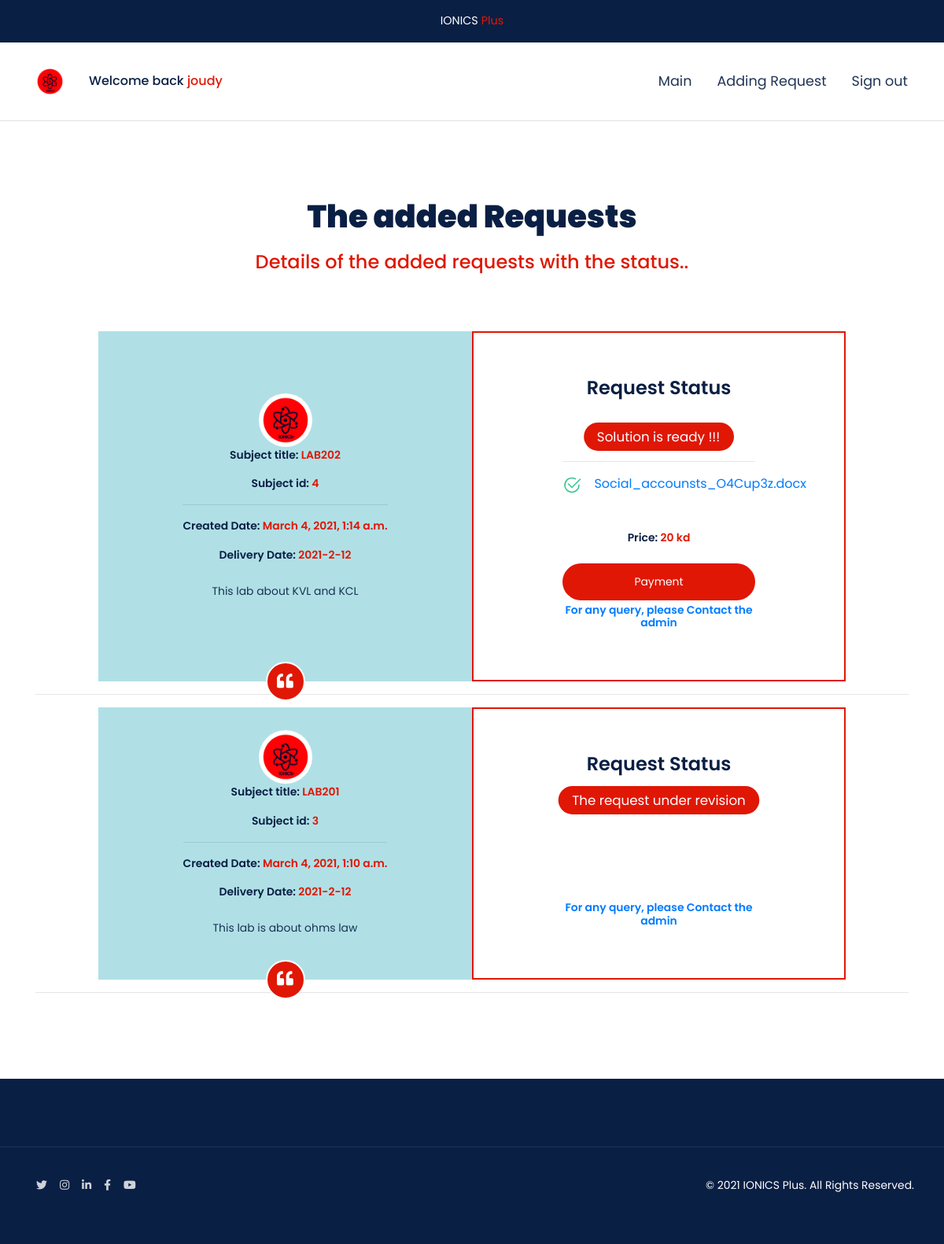
The page /user/ (signed in) on the database its author committed.
### mainapp/models.py (models this page shows)
class user_service(models.Model):
    services_choice = (('Home Work','Home Work') , ('Project','Project') , ('Course','Course'), ('Assignment','Assignment'),('Lab','Lab'))
    title = models.CharField(max_length = 75)
    services = models.CharField(max_length = 75 , choices = services_choice,null = True, blank = False)
    subject = models.TextField(null = True, blank = False)
    email = models.CharField(max_length=75,null = True, blank = False)
    whatsapp_number = models.IntegerField(null = True, blank = False)
    country = models.CharField(max_length = 75,null = True, blank = False )
    delivery_date =models.TextField(null = True, blank = False)
    file1 = models.FileField(null = False, blank = True)
    file2 = models.FileField(null = False, blank = True)
    file3 = models.FileField(null = False, blank = True)
    author = models.ForeignKey(User,default = None,on_delete=models.CASCADE,null = True, blank = False)
    created = models.DateTimeField(auto_now_add=True)
    true_false = (('True','True') , ('False','False'))
    solving = models.CharField(max_length = 75 , choices = true_false,null = False, blank = True)
    rejected = models.CharField(max_length = 75 , choices = true_false,null = False, blank = True)
    accepted = models.CharField(max_length = 75 , choices = true_false,null = False, blank = True)
    in_progress = models.CharField(max_length = 75 , choices = true_false,default=True)
    finished = models.CharField(max_length = 75 , choices = true_false,null = False, blank = True)
    Price = models.CharField(max_length = 75 , null = False, blank = True)
    solution_file_1 = models.FileField(null = False, blank = True)
    solution_file_2 = models.FileField(null = False, blank = True)
    solution_file_3 = models.FileField(null = False, blank = True)
    payment_file = models.FileField(null = False, blank = True)
    payment_link_Knet = models.CharField(max_length = 300 ,null = False, blank = True)
    payment_link_visa = models.CharField(max_length = 300 ,null = False, blank = True)

### mainapp/views.py (the view)
# urls.py: path('user/',user_page,name = 'userpage'),
@login_required(login_url = '/login/')
def user_page(request):
	objs = user_service.objects.filter(author = request.user).order_by('-id')
	all_obj = user_service.objects.filter(author = request.user)
	loged_in_user = request.user
	try:
		latest_object = user_service.objects.filter(author = request.user).order_by('-id')[0]
	except:
		latest_object = ''
	context = {'title':'IONICS+ For Engineering Services','user_name':loged_in_user,'objs':objs ,'lastObject':latest_object, 'all_obj':all_obj}
	return render(request,'mainapp/userpage.html',context)

### mainapp/templates/mainapp/userpage.html (shortened to what this page needs)
{% load static %}
{% load crispy_forms_tags %}
<!doctype html>
<html lang="en">
<head>
  <link rel="stylesheet" href="https://cdnjs.cloudflare.com/ajax/libs/animate.css/3.7.2/animate.min.css">
  <link rel="stylesheet" href="https://cdnjs.cloudflare.com/ajax/libs/font-awesome/5.13.0/css/all.min.css">
  <link rel="stylesheet" href="https://stackpath.bootstrapcdn.com/bootstrap/4.4.1/css/bootstrap.min.css">
  <link rel="stylesheet" href="{% static 'css/app.css' %}">
</head>
<body>
     <div class="offer-alert">
       <div class="offer-alert__container container">
         <span>IONICS <span class="highlight">Plus</span></span>
       </div>
     </div>
  <header class="hero container-fluid border-bottom">
    <nav class="hero-nav container px-4 px-lg-0 mx-auto">
      <ul class="nav w-100 list-unstyled align-items-center p-0">
        <li class="hero-nav__item">
          <img class="hero-nav__logo" src="{% static 'images/my_logo_2.png' %}">
        </li>
        {% if user.is_authenticated %}
        <li class="hero-nav__item">
           <h6 class=" mb-0">Welcome back <span class="highlight">{{user_name}}</span></h6>
        </li>
        {% else %}
        <li class="hero-nav__item">
           <h6 class=" mb-0"><span class="highlight"></span></h6>
        </li>
        {% endif %}
    <li id="hero-menu_111" class="flex-grow-1 hero__nav-list hero__nav-list--mobile-menu ft-menu">
          <ul class="hero__menu-content nav flex-column flex-lg-row ft-menu__slider animated list-unstyled p-2 p-lg-0">
            <li class="flex-grow-1">
              <ul class="nav nav--lg-side list-unstyled align-items-center p-0">
                <li class="hero-nav__item">
                  <a href="{% url 'logout' %}" class="hero-nav__link">Sign out</a>
                </li>
                <li class="hero-nav__item">
                  <a href="{% url 'addrequestpage' %}" class="hero-nav__link">Adding Request</a>
                </li>
                <li class="hero-nav__item">
                  <a href="{% url 'mainapp' %}" class="hero-nav__link">Main</a>
                </li>
              </ul>
            </li>
          </ul>
        </li>
      </ul>
    </nav>
  </header>
  <div id="pricing" class="block-17 px-4 space-between-blocks">
    <div class="container">
      <div class="block-17__header col-lg-8 col-xl-7 mx-auto text-center px-0">
        {% if objs %}
        <h1 class="block__title mb-3">The added Requests</h1>
        <h4 class="mb-3"><span class="highlight">Details of the added requests with the status..</span></h4>
        {% else %}
        <h1 class="block__title mb-3">Add the first request</h1>
        <a href="{% url 'addrequestpage' %}" class="d-block btn btn-primary px-5 mx-auto">Add a request</a>
        {% endif  %}
      </div>
      {% for one_obj in objs %}
      <div class="block-17__card row flex-column-reverse flex-lg-row justify-content-center">
        <div class=" text-center col-lg-5 px-0 d-flex align-items-center justify-content-center" style="background-color:powderblue;">
          <div class="px-4 px-lg-5">
            <img class="person__avatar" src="{% static 'images/my_logo_2.png' %}">
            <p class="person__name">Subject title: <span class="highlight">{{one_obj.title}}</span></p>
            <p class="person__name">Subject id: <span class="highlight">{{one_obj.id}}</span></p><hr>
            <p class="person__name">Created Date: <span class="highlight">{{one_obj.created}}</span></p>
            <p class="person__name">Delivery Date: <span class="highlight">{{one_obj.delivery_date}}</span></p>
            <p class="testimonial-card-3__paragraph my-4">
              {{one_obj.subject}}
            </p>
          </div>
          <span class="testimonial-card-3__quote-symbol">
            <i class="fas fa-quote-left"></i>
          </span>
        </div>
        <div class="cta-card col-lg-5 px-0">
          <div class="plan-card text-center">
            <h6 class="plan-card__name mb-0">Request Status</h6>
            {% if one_obj.in_progress == "True" %}
            <p class="discount mt-3 mb-0 d-flex align-items-center justify-content-center">
              <span class="discount__percentage mx-2">The request under revision</span><hr>
            </p>
            {% endif %}
            <ul class="plan-features list-unstyled mt-3 mb-0">
              {% if one_obj.finished == "True" and one_obj.solution_file_1 %}
              <p class="discount mt-3 mb-0 d-flex align-items-center justify-content-center">
              <span class="discount__percentage mx-2">Solution is ready !!!</span><hr>
              </p>
              <li class="plan-features__li">
                <span class="plan-features__li-icon mx-1">
                </span>
                <span class="mx-3"><a href='{{ one_obj.solution_file_1.url }}'>{{ one_obj.solution_file_1}}</a></span>
              </li>
              {% endif %}
              <li class="mt-5">
                {% if one_obj.finished == "True" %}
                <h4 class=" text-center person__name my-4" >Price: <span  class="highlight">{{one_obj.Price}}</span></h4>
                <a href="/payment/{{one_obj.id}}" class="d-block btn btn-primary px-5 mx-auto">
                  Payment
                </a>
                {% endif %}
                <h4 class="person__name text-center mt-1"><a href="https://api.whatsapp.com/send?phone=96594964095">For any query, please Contact the admin</a></h4>
              </li>
            </ul>
          </div>
        </div>
      </div>
      <hr>
      {% endfor %}
    </div>
  </div>
  <div class="block-44 py-5">
    <hr class="block-44__divider">
    <div class="container">
      <div class="row flex-column flex-md-row px-2 justify-content-center">
        <div class="flex-grow-1">
          <ul class="block-44__extra-links d-flex list-unstyled p-0">
            <li class="mx-2">
              <a href="https://twitter.com/Elec_Eng_MYehia" class="block-44__link m-0">
                <i class="fab fa-twitter"></i>
              </a>
            </li>
            <li class="mx-2">
              <a href="https://www.instagram.com/electricalelectronics.engineer/" class="block-44__link m-0">
                <i class="fab fa-instagram"></i>
              </a>
            </li>
            <li class="mx-2">
              <a href="https://www.linkedin.com/in/mohamed-yehia-essa-8971b862/" class="block-44__link m-0">
                <i class="fab fa-linkedin-in"></i>
              </a>
            </li>
            <li class="mx-2">
              <a href="https://www.facebook.com/PythonDeveloperMohamedYehia" class="block-44__link m-0">
                <i class="fab fa-facebook-f"></i>
              </a>
            </li>
            <li class="mx-2">
              <a href="https://www.youtube.com/channel/UCPrqqCjhqLyt1FZWWYgH-0Q" class="block-44__link m-0">
                <i class="fab fa-youtube"></i>
              </a>
            </li>
          </ul>
        </div>
        <p class="block-41__copyrights">&copy; 2021 IONICS Plus. All Rights Reserved.</p>
      </div>
    </div>
  </div>
</body>
</html>

### rows shown on the page
user_service: title "LAB202", id "4", created "March 4, 2021, 1:14 a.m.", delivery_date "2021-2-12", subject "This lab about KVL and KCL", solution_file_1 "Social_accounsts_O4Cup3z.docx", Price "20 kd"
user_service: title "LAB201", id "3", created "March 4, 2021, 1:10 a.m.", delivery_date "2021-2-12", subject "This lab is about ohms law", in_progress "The request under revision"

### other values the page prints
{{ user_name }} "joudy"
